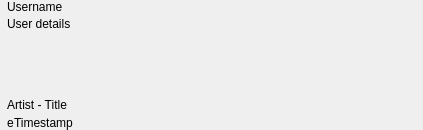
<?xml version="1.0" encoding="UTF-8"?>
<ui version="4.0">
 <class>FriendWidget</class>
 <widget class="QWidget" name="FriendWidget">
  <property name="geometry">
   <rect>
    <x>0</x>
    <y>0</y>
    <width>423</width>
    <height>130</height>
   </rect>
  </property>
  <property name="windowTitle">
   <string notr="true">Form</string>
  </property>
  <layout class="QHBoxLayout" name="horizontalLayout" stretch="0,1">
   <property name="spacing">
    <number>0</number>
   </property>
   <property name="margin">
    <number>0</number>
   </property>
   <item>
    <widget class="AvatarWidget" name="avatar">
     <property name="text">
      <string/>
     </property>
    </widget>
   </item>
   <item>
    <layout class="QVBoxLayout" name="verticalLayout" stretch="0,0,0,0">
     <property name="spacing">
      <number>3</number>
     </property>
     <item>
      <widget class="QFrame" name="usernameFrame">
       <layout class="QHBoxLayout" name="horizontalLayout_3" stretch="1,0">
        <property name="spacing">
         <number>0</number>
        </property>
        <property name="margin">
         <number>0</number>
        </property>
        <item>
         <widget class="unicorn::Label" name="username">
          <property name="text">
           <string notr="true">Username</string>
          </property>
          <property name="textFormat">
           <enum>Qt::RichText</enum>
          </property>
          <property name="wordWrap">
           <bool>true</bool>
          </property>
         </widget>
        </item>
       </layout>
      </widget>
     </item>
     <item>
      <widget class="unicorn::Label" name="userDetails">
       <property name="text">
        <string notr="true">User details</string>
       </property>
       <property name="textFormat">
        <enum>Qt::PlainText</enum>
       </property>
       <property name="wordWrap">
        <bool>true</bool>
       </property>
      </widget>
     </item>
     <item>
      <spacer name="verticalSpacer">
       <property name="orientation">
        <enum>Qt::Vertical</enum>
       </property>
       <property name="sizeHint" stdset="0">
        <size>
         <width>20</width>
         <height>6</height>
        </size>
       </property>
      </spacer>
     </item>
     <item>
      <widget class="QFrame" name="trackFrame">
       <layout class="QVBoxLayout" name="verticalLayout_3">
        <property name="spacing">
         <number>4</number>
        </property>
        <property name="margin">
         <number>0</number>
        </property>
        <item>
         <widget class="unicorn::Label" name="lastTrack">
          <property name="text">
           <string notr="true">Artist - Title</string>
          </property>
          <property name="textFormat">
           <enum>Qt::PlainText</enum>
          </property>
          <property name="wordWrap">
           <bool>true</bool>
          </property>
         </widget>
        </item>
        <item>
         <layout class="QHBoxLayout" name="horizontalLayout_2" stretch="0,1">
          <property name="spacing">
           <number>0</number>
          </property>
          <item>
           <widget class="QLabel" name="equaliser">
            <property name="text">
             <string notr="true">e</string>
            </property>
           </widget>
          </item>
          <item>
           <widget class="unicorn::Label" name="timestamp">
            <property name="text">
             <string notr="true">Timestamp</string>
            </property>
            <property name="textFormat">
             <enum>Qt::PlainText</enum>
            </property>
            <property name="wordWrap">
             <bool>true</bool>
            </property>
           </widget>
          </item>
         </layout>
        </item>
       </layout>
      </widget>
     </item>
    </layout>
   </item>
  </layout>
 </widget>
 <customwidgets>
  <customwidget>
   <class>unicorn::Label</class>
   <extends>QLabel</extends>
   <header>lib/unicorn/widgets/Label.h</header>
  </customwidget>
  <customwidget>
   <class>AvatarWidget</class>
   <extends>QLabel</extends>
   <header>lib/unicorn/widgets/AvatarWidget.h</header>
  </customwidget>
 </customwidgets>
 <resources/>
 <connections/>
</ui>
